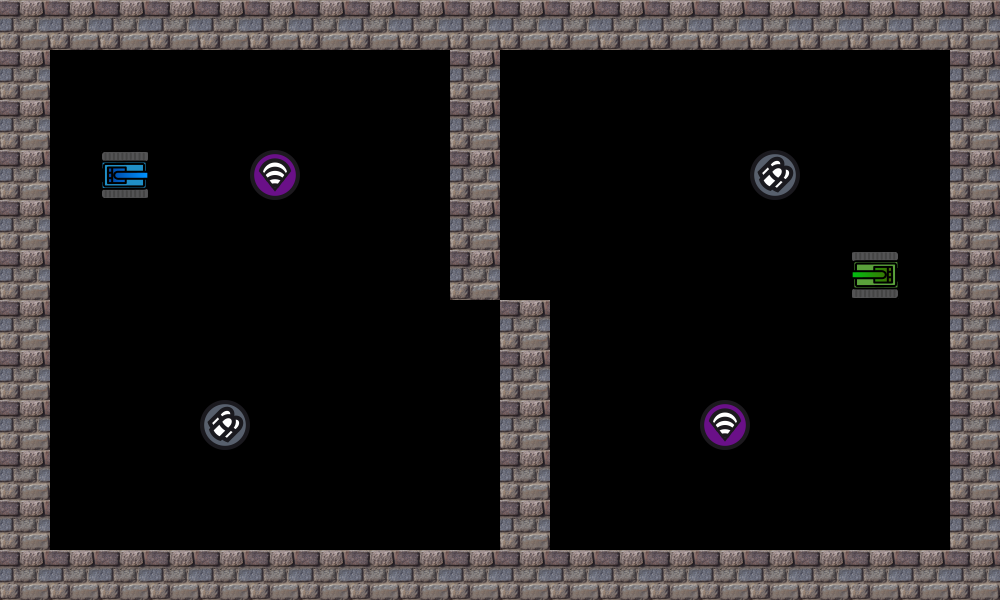

The image is a tile-based game level rendered from a .tmx file. Its description and complete source (layers, tilesets, objects, tile grids) follow:
An orthogonal 20x12 tile map with 50x50 px tiles, 1 tile layer (圖塊層 1).

<map version="1.9" tiledversion="1.9.2" orientation="orthogonal" renderorder="right-down" width="20" height="12" tilewidth="50" tileheight="50" infinite="0" nextlayerid="2" nextobjectid="1">
 <tileset firstgid="1" name="TankManObj" tilewidth="50" tileheight="50" tilecount="5" columns="5">
  <image source="../image/TankManObj.png" width="250" height="50" />
 </tileset>
 <layer id="1" name="圖塊層 1" width="20" height="12">
  <data encoding="csv">
3,3,3,3,3,3,3,3,3,3,3,3,3,3,3,3,3,3,3,3,
3,0,0,0,0,0,0,0,0,3,0,0,0,0,0,0,0,0,0,3,
3,0,0,0,0,0,0,0,0,3,0,0,0,0,0,0,0,0,0,3,
3,0,2,0,0,5,0,0,0,3,0,0,0,0,0,4,0,0,0,3,
3,0,0,0,0,0,0,0,0,3,0,0,0,0,0,0,0,0,0,3,
3,0,0,0,0,0,0,0,0,3,0,0,0,0,0,0,0,1,0,3,
3,0,0,0,0,0,0,0,0,0,3,0,0,0,0,0,0,0,0,3,
3,0,0,0,0,0,0,0,0,0,3,0,0,0,0,0,0,0,0,3,
3,0,0,0,4,0,0,0,0,0,3,0,0,0,5,0,0,0,0,3,
3,0,0,0,0,0,0,0,0,0,3,0,0,0,0,0,0,0,0,3,
3,0,0,0,0,0,0,0,0,0,3,0,0,0,0,0,0,0,0,3,
3,3,3,3,3,3,3,3,3,3,3,3,3,3,3,3,3,3,3,3
</data>
 </layer>
</map>
